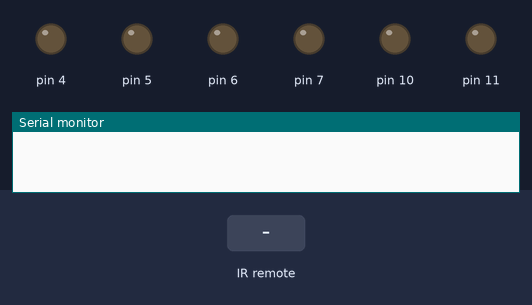
Bench run of a sketch on a simulated Arduino Uno, built with avr-gcc and run on an emulated ATmega328P. Shown: output pins drawn as LEDs (lit = HIGH), the last lines printed to the serial monitor. Inputs (shaded band) come from the test bench.

Above: at 1.2 s.
1.3 s: infrared code 0xFFA857 received
At 2.5 s:
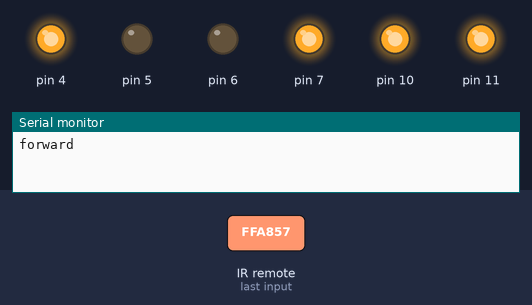
2.8 s: infrared code 0xFFE01F received
At 3.7 s:
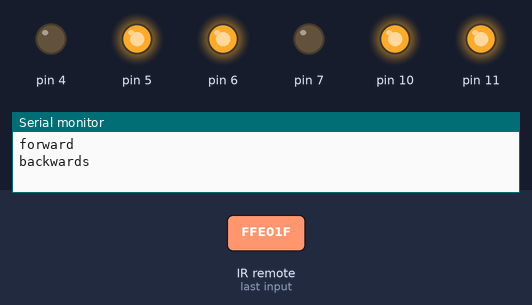
4.3 s: infrared code 0xFF02FD received
At 5.3 s:
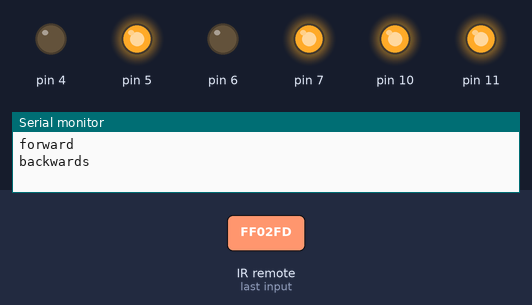
7.3 s: infrared code 0xFF22DD received
At 8.1 s:
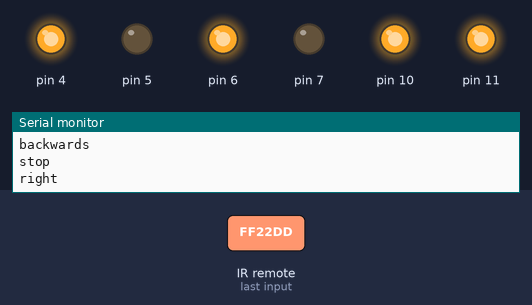
Timing chart, 0 to 10.3 s (numbered marks = the images above; inputs shaded):
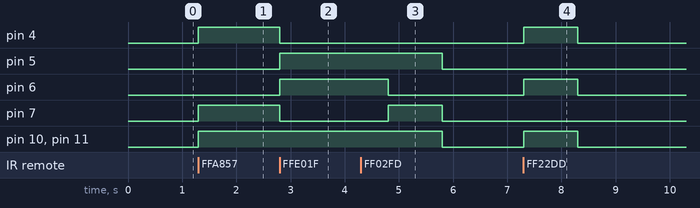

Measured:
- after the input at 1.3 s, pin 4, pin 7, pin 10, pin 11: LOW → HIGH at once
- after the input at 2.8 s, pin 4, pin 7: HIGH → LOW at once; pin 5, pin 6: LOW → HIGH at once
- after the input at 4.3 s, pin 5, pin 10, pin 11: HIGH → LOW after 1.5 s; pin 6: HIGH → LOW after 0.50 s; pin 7: LOW → HIGH after 0.50 s, → LOW 1.0 s later
- after the input at 7.3 s, pin 4, pin 6, pin 10, pin 11: LOW → HIGH at once, → LOW 1.0 s later

The sketch:

IR_RC_Car.ino
```cpp
#include <IRremote.h>
#include <IRremoteInt.h>
#include <Wire.h>

int RECV_PIN = 13;
IRrecv receiver(RECV_PIN);
decode_results results;

void setup() {
  Serial.begin(9600);
  receiver.enableIRIn();
  pinMode(10, OUTPUT);
  pinMode(11, OUTPUT);
  pinMode(4, OUTPUT);
  pinMode(5, OUTPUT);
  pinMode(6, OUTPUT);
  pinMode(7, OUTPUT);
}

void forward() {
  analogWrite(10, 255);
  digitalWrite(4, HIGH);
  digitalWrite (5, LOW);
  analogWrite(11, 255);
  digitalWrite (6, LOW);
  digitalWrite(7, HIGH);
  Serial.println("forward");
}
void backwards() {
  analogWrite(10, 255);
  digitalWrite(4, LOW);
  digitalWrite (5, HIGH);
  analogWrite(11, 255);
  digitalWrite (6, HIGH);
  digitalWrite(7, LOW);
  Serial.println("backwards");
}
void left() {
  analogWrite(10, 255);
  digitalWrite(4, HIGH);
  digitalWrite (5, LOW);
  analogWrite(11, 255);
  digitalWrite (6, HIGH);
  digitalWrite(7, LOW);
  delay(1000);
  stopp();
  Serial.println("left");
}
void right() {
  analogWrite(10, 255);
  digitalWrite(4, LOW);
  digitalWrite (5, HIGH);
  analogWrite(11, 255);
  digitalWrite (6, LOW);
  digitalWrite(7, HIGH);
  delay(1000);
  stopp();
  Serial.println("right");
}
void stopp() {
  analogWrite(10, 0);
  digitalWrite(4, LOW);
  digitalWrite (5, LOW);
  analogWrite(11, 0);
  digitalWrite (6, LOW);
  digitalWrite(7, LOW);
  Serial.println("stop");
}

void loop() {

  if (receiver.decode(&results)) {
    if (results.value == 0xFF6897) {
      stopp();
    }
    if (results.value == 0xFFA857) {
      forward();
      delay (100);
    }
  if (results.value == 0xFFE01F) {
    backwards();
    delay (2000);
  }
  if (results.value == 0xFF02FD) {
    right();
  }
  if (results.value == 0xFF22DD) {
    left();
  }
  receiver.resume();
 }
}
```
